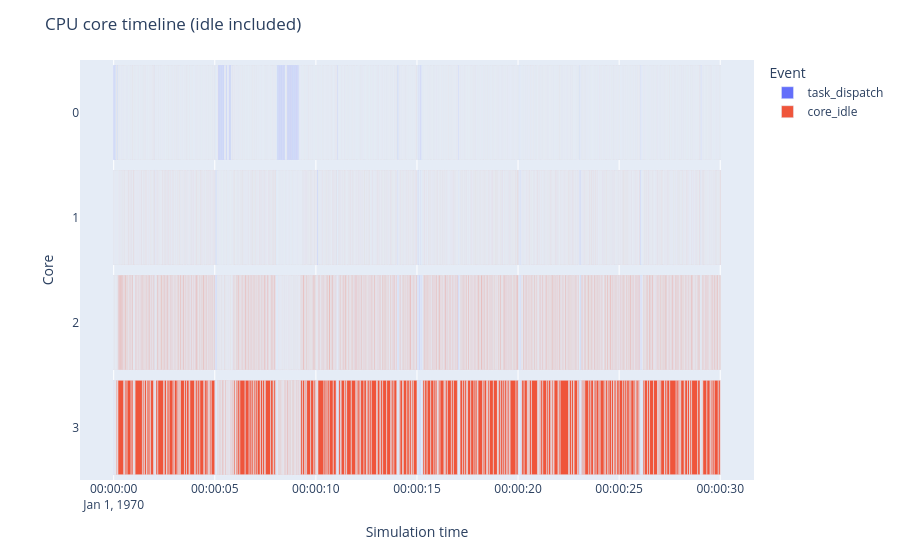

Write notebook code for a chart like this one.
### Markdown cell above
## Core schedule

### Code cell
core_fig = ml.make_core_timeline_figure(trace)
core_fig.write_html(figure_output_dir / 'core_timeline.html')
core_fig.write_image(figure_output_dir / 'core_timeline.png')
core_fig

### Figure 1 — Plotly figure (JSON) as saved in the notebook; plotly's stock layout.template omitted (floating-point values rounded to 4 significant figures; data arrays with more than 128 entries replaced by an {"elided": "..."} marker saying what was removed)
{"data": [{"base": {"elided": "13908 str values"}, "customdata": {"elided": "13908x3 mixed values"}, "hovertemplate": "event=%{customdata[2]}<br>start_dt=%{base}<br>end_dt=%{x}<br>y=%{y}<br>label=%{customdata[0]}<br>core=%{customdata[1]}<extra></extra>", "legendgroup": "task_dispatch", "marker": {"color": "#636efa", "pattern": {"shape": ""}}, "name": "task_dispatch", "orientation": "h", "showlegend": true, "textposition": "auto", "type": "bar", "x": {"elided": "13908 int values"}, "xaxis": "x", "y": {"elided": "13908 str values"}, "yaxis": "y"}, {"base": {"elided": "11069 str values"}, "customdata": {"elided": "11069x3 mixed values"}, "hovertemplate": "event=%{customdata[2]}<br>start_dt=%{base}<br>end_dt=%{x}<br>y=%{y}<br>label=%{customdata[0]}<br>core=%{customdata[1]}<extra></extra>", "legendgroup": "core_idle", "marker": {"color": "#EF553B", "pattern": {"shape": ""}}, "name": "core_idle", "orientation": "h", "showlegend": true, "textposition": "auto", "type": "bar", "x": {"elided": "11069 int values"}, "xaxis": "x", "y": {"elided": "11069 str values"}, "yaxis": "y"}], "layout": {"bargap": 0.1, "barmode": "overlay", "legend": {"title": {"text": "Event"}, "tracegroupgap": 0}, "margin": {"t": 60}, "title": {"text": "CPU core timeline (idle included)"}, "xaxis": {"anchor": "y", "domain": [0, 1], "title": {"text": "Simulation time"}, "type": "date"}, "yaxis": {"anchor": "x", "autorange": "reversed", "domain": [0, 1], "title": {"text": "Core"}}}}
